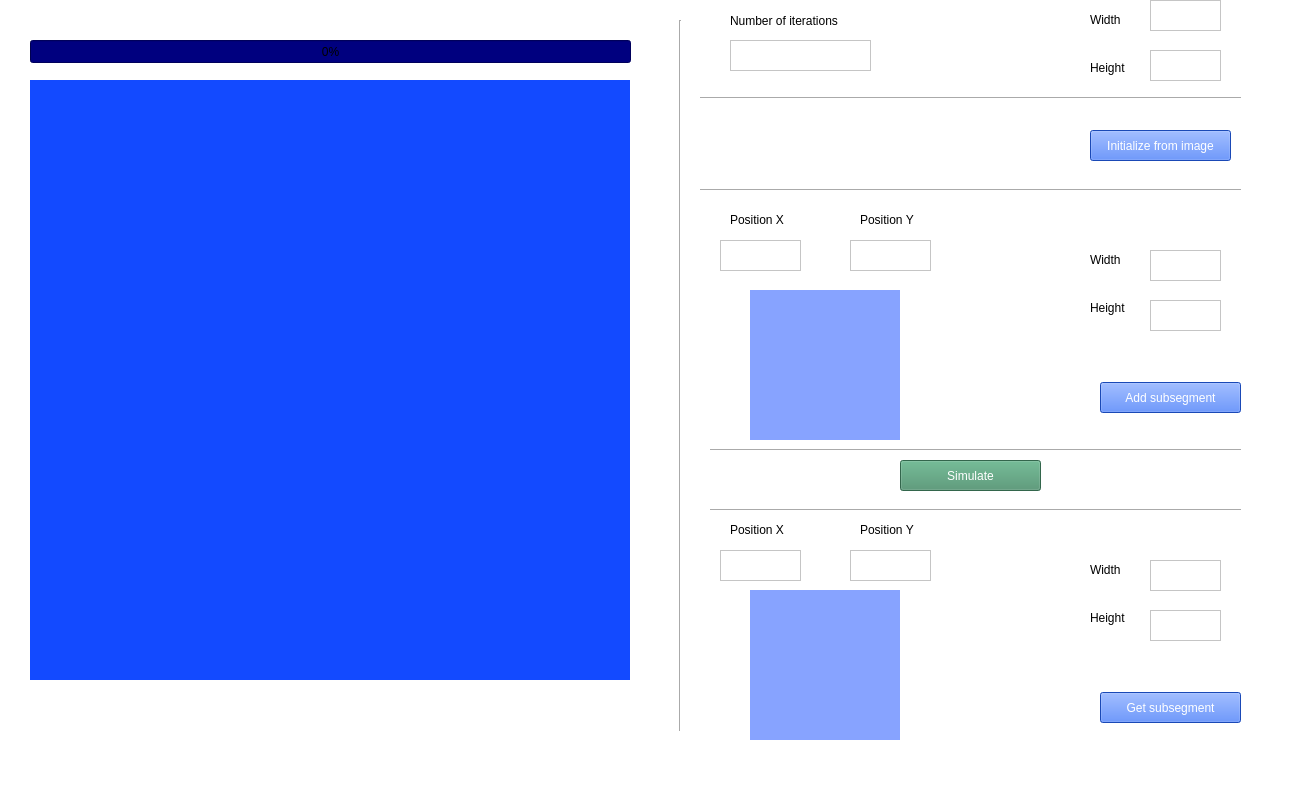
<?xml version="1.0" encoding="UTF-8"?>
<ui version="4.0">
 <class>MainWindow</class>
 <widget class="QMainWindow" name="MainWindow">
  <property name="geometry">
   <rect>
    <x>0</x>
    <y>0</y>
    <width>1300</width>
    <height>800</height>
   </rect>
  </property>
  <property name="font">
   <font>
    <family>Sitka Text</family>
    <pointsize>11</pointsize>
   </font>
  </property>
  <property name="windowTitle">
   <string>Game of Life</string>
  </property>
  <property name="autoFillBackground">
   <bool>false</bool>
  </property>
  <property name="styleSheet">
   <string notr="true">background-color: rgb(255, 255, 255);</string>
  </property>
  <widget class="QWidget" name="centralwidget">
   <widget class="QLabel" name="currentIterationImage">
    <property name="geometry">
     <rect>
      <x>30</x>
      <y>80</y>
      <width>600</width>
      <height>600</height>
     </rect>
    </property>
    <property name="styleSheet">
     <string notr="true">border-color: rgb(58, 51, 255);
background-color: rgb(19, 74, 255);</string>
    </property>
    <property name="text">
     <string/>
    </property>
   </widget>
   <widget class="QPushButton" name="simulateButton">
    <property name="geometry">
     <rect>
      <x>900</x>
      <y>460</y>
      <width>141</width>
      <height>31</height>
     </rect>
    </property>
    <property name="styleSheet">
     <string notr="true">background-color: rgb(37, 102, 255);
background-color: rgb(71, 143, 106);
font: 75 10pt &quot;Sitka Text&quot;;
color: rgb(255, 255, 255);</string>
    </property>
    <property name="text">
     <string>Simulate</string>
    </property>
   </widget>
   <widget class="QProgressBar" name="simulationProgessBar">
    <property name="geometry">
     <rect>
      <x>30</x>
      <y>40</y>
      <width>601</width>
      <height>23</height>
     </rect>
    </property>
    <property name="styleSheet">
     <string notr="true">background-color: rgb(0, 0, 127);</string>
    </property>
    <property name="value">
     <number>0</number>
    </property>
   </widget>
   <widget class="QTextEdit" name="iterationCountTextEdit">
    <property name="geometry">
     <rect>
      <x>730</x>
      <y>40</y>
      <width>141</width>
      <height>31</height>
     </rect>
    </property>
    <property name="styleSheet">
     <string notr="true">font: 75 11pt &quot;Sitka Text&quot;;</string>
    </property>
   </widget>
   <widget class="QLabel" name="label">
    <property name="geometry">
     <rect>
      <x>730</x>
      <y>5</y>
      <width>121</width>
      <height>31</height>
     </rect>
    </property>
    <property name="styleSheet">
     <string notr="true">font: 75 9pt &quot;Sitka Text&quot;;</string>
    </property>
    <property name="text">
     <string>Number of iterations</string>
    </property>
   </widget>
   <widget class="Line" name="line">
    <property name="geometry">
     <rect>
      <x>700</x>
      <y>90</y>
      <width>541</width>
      <height>16</height>
     </rect>
    </property>
    <property name="orientation">
     <enum>Qt::Horizontal</enum>
    </property>
   </widget>
   <widget class="Line" name="line_2">
    <property name="geometry">
     <rect>
      <x>670</x>
      <y>20</y>
      <width>20</width>
      <height>711</height>
     </rect>
    </property>
    <property name="orientation">
     <enum>Qt::Vertical</enum>
    </property>
   </widget>
   <widget class="QPushButton" name="initalizeFromImageButton">
    <property name="geometry">
     <rect>
      <x>1090</x>
      <y>130</y>
      <width>141</width>
      <height>31</height>
     </rect>
    </property>
    <property name="styleSheet">
     <string notr="true">background-color: rgb(37, 102, 255);
font: 75 10pt &quot;Sitka Text&quot;;
color: rgb(255, 255, 255);</string>
    </property>
    <property name="text">
     <string>Initialize from image</string>
    </property>
   </widget>
   <widget class="Line" name="line_3">
    <property name="geometry">
     <rect>
      <x>700</x>
      <y>180</y>
      <width>541</width>
      <height>20</height>
     </rect>
    </property>
    <property name="orientation">
     <enum>Qt::Horizontal</enum>
    </property>
   </widget>
   <widget class="QLabel" name="fileDisplayLabel">
    <property name="geometry">
     <rect>
      <x>720</x>
      <y>140</y>
      <width>331</width>
      <height>16</height>
     </rect>
    </property>
    <property name="styleSheet">
     <string notr="true">font: italic 8pt &quot;Sitka Text&quot;;</string>
    </property>
    <property name="text">
     <string/>
    </property>
   </widget>
   <widget class="QTextEdit" name="positionX">
    <property name="geometry">
     <rect>
      <x>720</x>
      <y>240</y>
      <width>81</width>
      <height>31</height>
     </rect>
    </property>
    <property name="styleSheet">
     <string notr="true">font: 75 11pt &quot;Sitka Text&quot;;</string>
    </property>
   </widget>
   <widget class="QTextEdit" name="positionY">
    <property name="geometry">
     <rect>
      <x>850</x>
      <y>240</y>
      <width>81</width>
      <height>31</height>
     </rect>
    </property>
    <property name="styleSheet">
     <string notr="true">font: 75 11pt &quot;Sitka Text&quot;;</string>
    </property>
   </widget>
   <widget class="QTextEdit" name="width">
    <property name="geometry">
     <rect>
      <x>1150</x>
      <y>250</y>
      <width>71</width>
      <height>31</height>
     </rect>
    </property>
    <property name="styleSheet">
     <string notr="true">font: 75 11pt &quot;Sitka Text&quot;;</string>
    </property>
   </widget>
   <widget class="QTextEdit" name="height">
    <property name="geometry">
     <rect>
      <x>1150</x>
      <y>300</y>
      <width>71</width>
      <height>31</height>
     </rect>
    </property>
    <property name="styleSheet">
     <string notr="true">font: 75 11pt &quot;Sitka Text&quot;;</string>
    </property>
   </widget>
   <widget class="QLabel" name="label_x">
    <property name="geometry">
     <rect>
      <x>730</x>
      <y>210</y>
      <width>61</width>
      <height>20</height>
     </rect>
    </property>
    <property name="styleSheet">
     <string notr="true">font: 75 9pt &quot;Sitka Text&quot;;</string>
    </property>
    <property name="text">
     <string>Position X</string>
    </property>
   </widget>
   <widget class="QLabel" name="label_x_2">
    <property name="geometry">
     <rect>
      <x>860</x>
      <y>210</y>
      <width>71</width>
      <height>20</height>
     </rect>
    </property>
    <property name="styleSheet">
     <string notr="true">font: 75 9pt &quot;Sitka Text&quot;;</string>
    </property>
    <property name="text">
     <string>Position Y</string>
    </property>
   </widget>
   <widget class="QLabel" name="label_2">
    <property name="geometry">
     <rect>
      <x>1090</x>
      <y>250</y>
      <width>47</width>
      <height>20</height>
     </rect>
    </property>
    <property name="styleSheet">
     <string notr="true">font: 75 9pt &quot;Sitka Text&quot;;</string>
    </property>
    <property name="text">
     <string>Width</string>
    </property>
   </widget>
   <widget class="QLabel" name="label_3">
    <property name="geometry">
     <rect>
      <x>1090</x>
      <y>300</y>
      <width>47</width>
      <height>16</height>
     </rect>
    </property>
    <property name="styleSheet">
     <string notr="true">font: 75 9pt &quot;Sitka Text&quot;;</string>
    </property>
    <property name="text">
     <string>Height</string>
    </property>
   </widget>
   <widget class="QLabel" name="subSegmentLabel">
    <property name="geometry">
     <rect>
      <x>750</x>
      <y>290</y>
      <width>150</width>
      <height>150</height>
     </rect>
    </property>
    <property name="styleSheet">
     <string notr="true">border-color: rgb(58, 51, 255);
background-color: rgb(135, 163, 255);</string>
    </property>
    <property name="text">
     <string/>
    </property>
   </widget>
   <widget class="Line" name="line_4">
    <property name="geometry">
     <rect>
      <x>710</x>
      <y>440</y>
      <width>531</width>
      <height>20</height>
     </rect>
    </property>
    <property name="orientation">
     <enum>Qt::Horizontal</enum>
    </property>
   </widget>
   <widget class="QPushButton" name="addSubSegmentButton">
    <property name="geometry">
     <rect>
      <x>1100</x>
      <y>382</y>
      <width>141</width>
      <height>31</height>
     </rect>
    </property>
    <property name="styleSheet">
     <string notr="true">background-color: rgb(37, 102, 255);
font: 75 10pt &quot;Sitka Text&quot;;
color: rgb(255, 255, 255);</string>
    </property>
    <property name="text">
     <string>Add subsegment</string>
    </property>
   </widget>
   <widget class="QTextEdit" name="gameHeight">
    <property name="geometry">
     <rect>
      <x>1150</x>
      <y>50</y>
      <width>71</width>
      <height>31</height>
     </rect>
    </property>
    <property name="styleSheet">
     <string notr="true">font: 75 11pt &quot;Sitka Text&quot;;</string>
    </property>
   </widget>
   <widget class="QTextEdit" name="gameWidth">
    <property name="geometry">
     <rect>
      <x>1150</x>
      <y>0</y>
      <width>71</width>
      <height>31</height>
     </rect>
    </property>
    <property name="styleSheet">
     <string notr="true">font: 75 11pt &quot;Sitka Text&quot;;</string>
    </property>
   </widget>
   <widget class="QLabel" name="label_4">
    <property name="geometry">
     <rect>
      <x>1090</x>
      <y>60</y>
      <width>47</width>
      <height>16</height>
     </rect>
    </property>
    <property name="styleSheet">
     <string notr="true">font: 75 9pt &quot;Sitka Text&quot;;</string>
    </property>
    <property name="text">
     <string>Height</string>
    </property>
   </widget>
   <widget class="QLabel" name="label_5">
    <property name="geometry">
     <rect>
      <x>1090</x>
      <y>10</y>
      <width>47</width>
      <height>20</height>
     </rect>
    </property>
    <property name="styleSheet">
     <string notr="true">font: 75 9pt &quot;Sitka Text&quot;;</string>
    </property>
    <property name="text">
     <string>Width</string>
    </property>
   </widget>
   <widget class="Line" name="line_5">
    <property name="geometry">
     <rect>
      <x>710</x>
      <y>500</y>
      <width>531</width>
      <height>20</height>
     </rect>
    </property>
    <property name="orientation">
     <enum>Qt::Horizontal</enum>
    </property>
   </widget>
   <widget class="QLabel" name="label_x_3">
    <property name="geometry">
     <rect>
      <x>860</x>
      <y>520</y>
      <width>71</width>
      <height>20</height>
     </rect>
    </property>
    <property name="styleSheet">
     <string notr="true">font: 75 9pt &quot;Sitka Text&quot;;</string>
    </property>
    <property name="text">
     <string>Position Y</string>
    </property>
   </widget>
   <widget class="QPushButton" name="getSubSegmentButton">
    <property name="geometry">
     <rect>
      <x>1100</x>
      <y>692</y>
      <width>141</width>
      <height>31</height>
     </rect>
    </property>
    <property name="styleSheet">
     <string notr="true">background-color: rgb(37, 102, 255);
font: 75 10pt &quot;Sitka Text&quot;;
color: rgb(255, 255, 255);</string>
    </property>
    <property name="text">
     <string>Get subsegment</string>
    </property>
   </widget>
   <widget class="QTextEdit" name="getSubSegmentPositionY">
    <property name="geometry">
     <rect>
      <x>850</x>
      <y>550</y>
      <width>81</width>
      <height>31</height>
     </rect>
    </property>
    <property name="styleSheet">
     <string notr="true">font: 75 11pt &quot;Sitka Text&quot;;</string>
    </property>
   </widget>
   <widget class="QTextEdit" name="getSubSegmentHeight">
    <property name="geometry">
     <rect>
      <x>1150</x>
      <y>610</y>
      <width>71</width>
      <height>31</height>
     </rect>
    </property>
    <property name="styleSheet">
     <string notr="true">font: 75 11pt &quot;Sitka Text&quot;;</string>
    </property>
   </widget>
   <widget class="QLabel" name="getSubSegmentLabel">
    <property name="geometry">
     <rect>
      <x>750</x>
      <y>590</y>
      <width>150</width>
      <height>150</height>
     </rect>
    </property>
    <property name="styleSheet">
     <string notr="true">border-color: rgb(58, 51, 255);
background-color: rgb(135, 163, 255);</string>
    </property>
    <property name="text">
     <string/>
    </property>
   </widget>
   <widget class="QTextEdit" name="getSubSegmentPositionX">
    <property name="geometry">
     <rect>
      <x>720</x>
      <y>550</y>
      <width>81</width>
      <height>31</height>
     </rect>
    </property>
    <property name="styleSheet">
     <string notr="true">font: 75 11pt &quot;Sitka Text&quot;;</string>
    </property>
   </widget>
   <widget class="QLabel" name="label_x_4">
    <property name="geometry">
     <rect>
      <x>730</x>
      <y>520</y>
      <width>61</width>
      <height>20</height>
     </rect>
    </property>
    <property name="styleSheet">
     <string notr="true">font: 75 9pt &quot;Sitka Text&quot;;</string>
    </property>
    <property name="text">
     <string>Position X</string>
    </property>
   </widget>
   <widget class="QTextEdit" name="getSubSegmentWidth">
    <property name="geometry">
     <rect>
      <x>1150</x>
      <y>560</y>
      <width>71</width>
      <height>31</height>
     </rect>
    </property>
    <property name="styleSheet">
     <string notr="true">font: 75 11pt &quot;Sitka Text&quot;;</string>
    </property>
   </widget>
   <widget class="QLabel" name="label_6">
    <property name="geometry">
     <rect>
      <x>1090</x>
      <y>610</y>
      <width>47</width>
      <height>16</height>
     </rect>
    </property>
    <property name="styleSheet">
     <string notr="true">font: 75 9pt &quot;Sitka Text&quot;;</string>
    </property>
    <property name="text">
     <string>Height</string>
    </property>
   </widget>
   <widget class="QLabel" name="label_7">
    <property name="geometry">
     <rect>
      <x>1090</x>
      <y>560</y>
      <width>47</width>
      <height>20</height>
     </rect>
    </property>
    <property name="styleSheet">
     <string notr="true">font: 75 9pt &quot;Sitka Text&quot;;</string>
    </property>
    <property name="text">
     <string>Width</string>
    </property>
   </widget>
  </widget>
  <widget class="QMenuBar" name="menubar">
   <property name="geometry">
    <rect>
     <x>0</x>
     <y>0</y>
     <width>1300</width>
     <height>21</height>
    </rect>
   </property>
  </widget>
  <widget class="QStatusBar" name="statusbar"/>
 </widget>
 <resources/>
 <connections/>
</ui>
